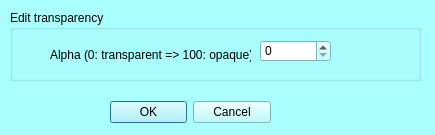
<?xml version="1.0" encoding="UTF-8"?>
<ui version="4.0">
 <class>mqEditAlphaDialog</class>
 <widget class="QDialog" name="mqEditAlphaDialog">
  <property name="geometry">
   <rect>
    <x>0</x>
    <y>0</y>
    <width>435</width>
    <height>135</height>
   </rect>
  </property>
  <property name="palette">
   <palette>
    <active>
     <colorrole role="WindowText">
      <brush brushstyle="SolidPattern">
       <color alpha="255">
        <red>0</red>
        <green>0</green>
        <blue>0</blue>
       </color>
      </brush>
     </colorrole>
     <colorrole role="Button">
      <brush brushstyle="SolidPattern">
       <color alpha="255">
        <red>170</red>
        <green>255</green>
        <blue>255</blue>
       </color>
      </brush>
     </colorrole>
     <colorrole role="Light">
      <brush brushstyle="SolidPattern">
       <color alpha="255">
        <red>255</red>
        <green>255</green>
        <blue>255</blue>
       </color>
      </brush>
     </colorrole>
     <colorrole role="Midlight">
      <brush brushstyle="SolidPattern">
       <color alpha="255">
        <red>212</red>
        <green>255</green>
        <blue>255</blue>
       </color>
      </brush>
     </colorrole>
     <colorrole role="Dark">
      <brush brushstyle="SolidPattern">
       <color alpha="255">
        <red>85</red>
        <green>127</green>
        <blue>127</blue>
       </color>
      </brush>
     </colorrole>
     <colorrole role="Mid">
      <brush brushstyle="SolidPattern">
       <color alpha="255">
        <red>113</red>
        <green>170</green>
        <blue>170</blue>
       </color>
      </brush>
     </colorrole>
     <colorrole role="Text">
      <brush brushstyle="SolidPattern">
       <color alpha="255">
        <red>0</red>
        <green>0</green>
        <blue>0</blue>
       </color>
      </brush>
     </colorrole>
     <colorrole role="BrightText">
      <brush brushstyle="SolidPattern">
       <color alpha="255">
        <red>255</red>
        <green>255</green>
        <blue>255</blue>
       </color>
      </brush>
     </colorrole>
     <colorrole role="ButtonText">
      <brush brushstyle="SolidPattern">
       <color alpha="255">
        <red>0</red>
        <green>0</green>
        <blue>0</blue>
       </color>
      </brush>
     </colorrole>
     <colorrole role="Base">
      <brush brushstyle="SolidPattern">
       <color alpha="255">
        <red>255</red>
        <green>255</green>
        <blue>255</blue>
       </color>
      </brush>
     </colorrole>
     <colorrole role="Window">
      <brush brushstyle="SolidPattern">
       <color alpha="255">
        <red>170</red>
        <green>255</green>
        <blue>255</blue>
       </color>
      </brush>
     </colorrole>
     <colorrole role="Shadow">
      <brush brushstyle="SolidPattern">
       <color alpha="255">
        <red>0</red>
        <green>0</green>
        <blue>0</blue>
       </color>
      </brush>
     </colorrole>
     <colorrole role="AlternateBase">
      <brush brushstyle="SolidPattern">
       <color alpha="255">
        <red>212</red>
        <green>255</green>
        <blue>255</blue>
       </color>
      </brush>
     </colorrole>
     <colorrole role="ToolTipBase">
      <brush brushstyle="SolidPattern">
       <color alpha="255">
        <red>255</red>
        <green>255</green>
        <blue>220</blue>
       </color>
      </brush>
     </colorrole>
     <colorrole role="ToolTipText">
      <brush brushstyle="SolidPattern">
       <color alpha="255">
        <red>0</red>
        <green>0</green>
        <blue>0</blue>
       </color>
      </brush>
     </colorrole>
    </active>
    <inactive>
     <colorrole role="WindowText">
      <brush brushstyle="SolidPattern">
       <color alpha="255">
        <red>0</red>
        <green>0</green>
        <blue>0</blue>
       </color>
      </brush>
     </colorrole>
     <colorrole role="Button">
      <brush brushstyle="SolidPattern">
       <color alpha="255">
        <red>170</red>
        <green>255</green>
        <blue>255</blue>
       </color>
      </brush>
     </colorrole>
     <colorrole role="Light">
      <brush brushstyle="SolidPattern">
       <color alpha="255">
        <red>255</red>
        <green>255</green>
        <blue>255</blue>
       </color>
      </brush>
     </colorrole>
     <colorrole role="Midlight">
      <brush brushstyle="SolidPattern">
       <color alpha="255">
        <red>212</red>
        <green>255</green>
        <blue>255</blue>
       </color>
      </brush>
     </colorrole>
     <colorrole role="Dark">
      <brush brushstyle="SolidPattern">
       <color alpha="255">
        <red>85</red>
        <green>127</green>
        <blue>127</blue>
       </color>
      </brush>
     </colorrole>
     <colorrole role="Mid">
      <brush brushstyle="SolidPattern">
       <color alpha="255">
        <red>113</red>
        <green>170</green>
        <blue>170</blue>
       </color>
      </brush>
     </colorrole>
     <colorrole role="Text">
      <brush brushstyle="SolidPattern">
       <color alpha="255">
        <red>0</red>
        <green>0</green>
        <blue>0</blue>
       </color>
      </brush>
     </colorrole>
     <colorrole role="BrightText">
      <brush brushstyle="SolidPattern">
       <color alpha="255">
        <red>255</red>
        <green>255</green>
        <blue>255</blue>
       </color>
      </brush>
     </colorrole>
     <colorrole role="ButtonText">
      <brush brushstyle="SolidPattern">
       <color alpha="255">
        <red>0</red>
        <green>0</green>
        <blue>0</blue>
       </color>
      </brush>
     </colorrole>
     <colorrole role="Base">
      <brush brushstyle="SolidPattern">
       <color alpha="255">
        <red>255</red>
        <green>255</green>
        <blue>255</blue>
       </color>
      </brush>
     </colorrole>
     <colorrole role="Window">
      <brush brushstyle="SolidPattern">
       <color alpha="255">
        <red>170</red>
        <green>255</green>
        <blue>255</blue>
       </color>
      </brush>
     </colorrole>
     <colorrole role="Shadow">
      <brush brushstyle="SolidPattern">
       <color alpha="255">
        <red>0</red>
        <green>0</green>
        <blue>0</blue>
       </color>
      </brush>
     </colorrole>
     <colorrole role="AlternateBase">
      <brush brushstyle="SolidPattern">
       <color alpha="255">
        <red>212</red>
        <green>255</green>
        <blue>255</blue>
       </color>
      </brush>
     </colorrole>
     <colorrole role="ToolTipBase">
      <brush brushstyle="SolidPattern">
       <color alpha="255">
        <red>255</red>
        <green>255</green>
        <blue>220</blue>
       </color>
      </brush>
     </colorrole>
     <colorrole role="ToolTipText">
      <brush brushstyle="SolidPattern">
       <color alpha="255">
        <red>0</red>
        <green>0</green>
        <blue>0</blue>
       </color>
      </brush>
     </colorrole>
    </inactive>
    <disabled>
     <colorrole role="WindowText">
      <brush brushstyle="SolidPattern">
       <color alpha="255">
        <red>85</red>
        <green>127</green>
        <blue>127</blue>
       </color>
      </brush>
     </colorrole>
     <colorrole role="Button">
      <brush brushstyle="SolidPattern">
       <color alpha="255">
        <red>170</red>
        <green>255</green>
        <blue>255</blue>
       </color>
      </brush>
     </colorrole>
     <colorrole role="Light">
      <brush brushstyle="SolidPattern">
       <color alpha="255">
        <red>255</red>
        <green>255</green>
        <blue>255</blue>
       </color>
      </brush>
     </colorrole>
     <colorrole role="Midlight">
      <brush brushstyle="SolidPattern">
       <color alpha="255">
        <red>212</red>
        <green>255</green>
        <blue>255</blue>
       </color>
      </brush>
     </colorrole>
     <colorrole role="Dark">
      <brush brushstyle="SolidPattern">
       <color alpha="255">
        <red>85</red>
        <green>127</green>
        <blue>127</blue>
       </color>
      </brush>
     </colorrole>
     <colorrole role="Mid">
      <brush brushstyle="SolidPattern">
       <color alpha="255">
        <red>113</red>
        <green>170</green>
        <blue>170</blue>
       </color>
      </brush>
     </colorrole>
     <colorrole role="Text">
      <brush brushstyle="SolidPattern">
       <color alpha="255">
        <red>85</red>
        <green>127</green>
        <blue>127</blue>
       </color>
      </brush>
     </colorrole>
     <colorrole role="BrightText">
      <brush brushstyle="SolidPattern">
       <color alpha="255">
        <red>255</red>
        <green>255</green>
        <blue>255</blue>
       </color>
      </brush>
     </colorrole>
     <colorrole role="ButtonText">
      <brush brushstyle="SolidPattern">
       <color alpha="255">
        <red>85</red>
        <green>127</green>
        <blue>127</blue>
       </color>
      </brush>
     </colorrole>
     <colorrole role="Base">
      <brush brushstyle="SolidPattern">
       <color alpha="255">
        <red>170</red>
        <green>255</green>
        <blue>255</blue>
       </color>
      </brush>
     </colorrole>
     <colorrole role="Window">
      <brush brushstyle="SolidPattern">
       <color alpha="255">
        <red>170</red>
        <green>255</green>
        <blue>255</blue>
       </color>
      </brush>
     </colorrole>
     <colorrole role="Shadow">
      <brush brushstyle="SolidPattern">
       <color alpha="255">
        <red>0</red>
        <green>0</green>
        <blue>0</blue>
       </color>
      </brush>
     </colorrole>
     <colorrole role="AlternateBase">
      <brush brushstyle="SolidPattern">
       <color alpha="255">
        <red>170</red>
        <green>255</green>
        <blue>255</blue>
       </color>
      </brush>
     </colorrole>
     <colorrole role="ToolTipBase">
      <brush brushstyle="SolidPattern">
       <color alpha="255">
        <red>255</red>
        <green>255</green>
        <blue>220</blue>
       </color>
      </brush>
     </colorrole>
     <colorrole role="ToolTipText">
      <brush brushstyle="SolidPattern">
       <color alpha="255">
        <red>0</red>
        <green>0</green>
        <blue>0</blue>
       </color>
      </brush>
     </colorrole>
    </disabled>
   </palette>
  </property>
  <property name="windowTitle">
   <string>Edit transparency of all selected actors</string>
  </property>
  <widget class="QWidget" name="layoutWidget">
   <property name="geometry">
    <rect>
     <x>110</x>
     <y>100</y>
     <width>161</width>
     <height>25</height>
    </rect>
   </property>
   <layout class="QHBoxLayout" name="horizontalLayout_2">
    <item>
     <widget class="QDialogButtonBox" name="buttonBox">
      <property name="orientation">
       <enum>Qt::Horizontal</enum>
      </property>
      <property name="standardButtons">
       <set>QDialogButtonBox::Cancel|QDialogButtonBox::Ok</set>
      </property>
     </widget>
    </item>
   </layout>
  </widget>
  <widget class="QGroupBox" name="groupBox">
   <property name="geometry">
    <rect>
     <x>10</x>
     <y>10</y>
     <width>411</width>
     <height>71</height>
    </rect>
   </property>
   <property name="title">
    <string>Edit transparency</string>
   </property>
   <widget class="QLabel" name="label_5">
    <property name="geometry">
     <rect>
      <x>40</x>
      <y>30</y>
      <width>201</width>
      <height>31</height>
     </rect>
    </property>
    <property name="text">
     <string>&lt;html&gt;&lt;head/&gt;&lt;body&gt;&lt;p&gt;Alpha (0: transparent =&amp;gt; 100: opaque)&lt;/p&gt;&lt;/body&gt;&lt;/html&gt;</string>
    </property>
   </widget>
   <widget class="QSpinBox" name="alpha">
    <property name="geometry">
     <rect>
      <x>250</x>
      <y>30</y>
      <width>71</width>
      <height>22</height>
     </rect>
    </property>
    <property name="maximum">
     <number>100</number>
    </property>
   </widget>
  </widget>
 </widget>
 <resources>
  <include location="../Icons/icons.qrc"/>
  <include location="../Icons/icons.qrc"/>
 </resources>
 <connections>
  <connection>
   <sender>buttonBox</sender>
   <signal>accepted()</signal>
   <receiver>mqEditAlphaDialog</receiver>
   <slot>accept()</slot>
   <hints>
    <hint type="sourcelabel">
     <x>248</x>
     <y>254</y>
    </hint>
    <hint type="destinationlabel">
     <x>157</x>
     <y>274</y>
    </hint>
   </hints>
  </connection>
  <connection>
   <sender>buttonBox</sender>
   <signal>rejected()</signal>
   <receiver>mqEditAlphaDialog</receiver>
   <slot>reject()</slot>
   <hints>
    <hint type="sourcelabel">
     <x>316</x>
     <y>260</y>
    </hint>
    <hint type="destinationlabel">
     <x>286</x>
     <y>274</y>
    </hint>
   </hints>
  </connection>
 </connections>
</ui>
